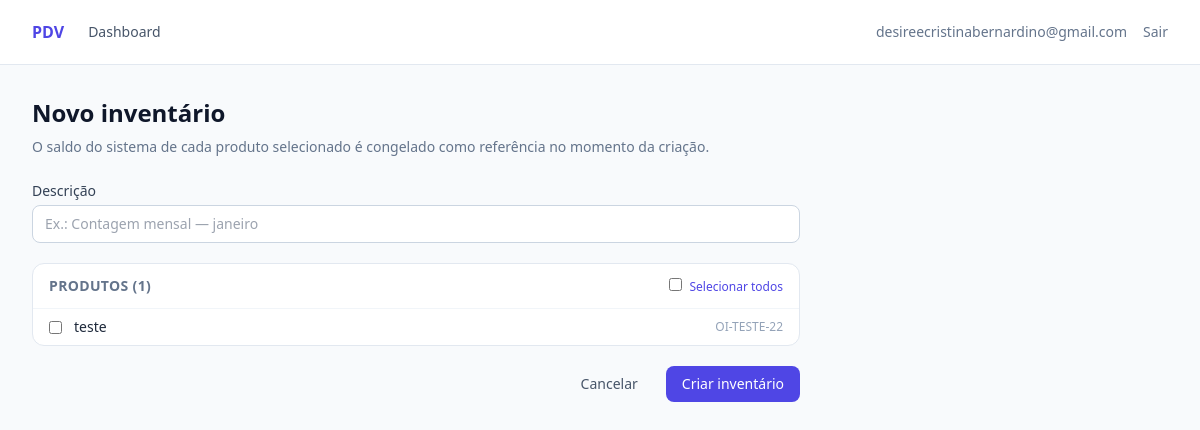
Page /app/estoque/inventarios/novo/ (signed in) on the committed database.
### apps/accounts/models.py (models this page shows, shortened)
class User(AbstractUser):
    uuid = models.UUIDField(default=uuid.uuid4, editable=False, unique=True)
    tenant = models.ForeignKey(
        "companies.Tenant",
        on_delete=models.PROTECT,
        related_name="usuarios",
        null=True,
        blank=True,
        verbose_name="tenant",
        help_text=(
            "Tenant do usuário. Equipe da plataforma não possui tenant "
            "(acesso global via Django Admin)."
        ),
    )
    data_criacao = models.DateTimeField("criado em", auto_now_add=True)
    data_atualizacao = models.DateTimeField("atualizado em", auto_now=True)
    class Meta:
        verbose_name = "usuário"
        verbose_name_plural = "usuários"
        indexes = [
            models.Index(fields=["tenant", "username"]),
        ]
    objects = UserManager()
    def get_tenant(self):
        return self.tenant

### apps/products/models.py (models this page shows, shortened)
class Produto(TenantAwareModel):
    class UnidadeMedida(models.TextChoices):
        UN = "UN", "Unidade"
        KG = "KG", "Quilograma"
        G = "G", "Gramas"
        L = "L", "Litros"
        ML = "ML", "Mililitros"
        CX = "CX", "Caixa"
        PCT = "PCT", "Pacote"
    uuid = models.UUIDField(default=uuid.uuid4, editable=False, unique=True)
    tenant = models.ForeignKey(
        Tenant,
        on_delete=models.PROTECT,
        related_name="produtos",
        verbose_name="tenant",
    )
    nome = models.CharField("nome", max_length=200)
    sku = models.CharField("SKU", max_length=60, blank=True)
    codigo_barras = models.CharField(
        "código de barras",
        max_length=13,
        blank=True,
        help_text=(
            "EAN-13. Códigos gerados pelo sistema usam o prefixo 2 "
            "(faixa interna de uso da loja), não são GTIN registrados."
        ),
    )
    descricao = models.TextField("descrição", blank=True)
    tamanho = models.CharField("tamanho", max_length=50, blank=True)
    unidade_medida = models.CharField(
        "unidade de medida",
        max_length=3,
        choices=UnidadeMedida.choices,
        default=UnidadeMedida.UN,
    )
    categoria = models.ForeignKey(
        Categoria,
        on_delete=models.SET_NULL,
        related_name="produtos",
        null=True,
        blank=True,
        verbose_name="categoria",
    )
    marca = models.ForeignKey(
        Marca,
        on_delete=models.SET_NULL,
        related_name="produtos",
        null=True,
        blank=True,
        verbose_name="marca",
    )
    preco_custo = models.DecimalField(
        "preço de custo",
        max_digits=12,
        decimal_places=2,
        default=ZERO,
        validators=[MinValueValidator(ZERO)],
    )
    preco_venda = models.DecimalField(
        "preço de venda",
        max_digits=12,
        decimal_places=2,
        default=ZERO,
        validators=[MinValueValidator(ZERO)],
    )
    estoque_minimo = models.DecimalField(
        "estoque mínimo",
        max_digits=12,
        decimal_places=3,
        default=ZERO,
        validators=[MinValueValidator(ZERO)],
    )
    estoque_maximo = models.DecimalField(
        "estoque máximo",
        max_digits=12,
        decimal_places=3,
        null=True,
        blank=True,
        validators=[MinValueValidator(ZERO)],
    )
    ativo = models.BooleanField("ativo", default=True, db_index=True)
    observacao = models.TextField("observação", blank=True)
    data_cadastro = models.DateTimeField("criado em", auto_now_add=True)
    data_atualizacao = models.DateTimeField("atualizado em", auto_now=True)
    class Meta:
        verbose_name = "produto"
        verbose_name_plural = "produtos"
        ordering = ["nome"]
        constraints = [
            models.UniqueConstraint(
                fields=["tenant", "sku"],
                condition=~Q(sku=""),
                name="unique_produto_sku_per_tenant",
            ),
            models.UniqueConstraint(
                fields=["tenant", "codigo_barras"],
                condition=~Q(codigo_barras=""),
                name="unique_produto_codigo_barras_per_tenant",
            ),
        ]
        indexes = [
            models.Index(fields=["tenant", "nome"]),
            models.Index(fields=["tenant", "ativo"]),
            models.Index(fields=["tenant", "codigo_barras"]),
        ]

### apps/inventory/views_inventario.py (the view, shortened to what this page needs)
# urls.py: path("inventarios/novo/", views_inventario.novo, name="inventario_novo"),
@login_required
def novo(request):
    tenant = _tenant_atual(request)
    if tenant is None:
        return redirect("inventory:lista")
    produtos = Produto.objects.for_tenant(tenant).filter(ativo=True).order_by("nome")
    paginador = Paginator(produtos, 50)
    pagina = paginador.get_page(request.GET.get("page"))
    return render(
        request,
        "inventory/inventario_novo.html",
        {"pagina": pagina},
    )

### apps/core/tenancy.py (called while the page is built)
    def for_tenant(self, tenant):
        return self.filter(tenant=tenant)

### apps/inventory/views_inventario.py (called while the page is built)
def _tenant_atual(request):
    tenant = request.user.get_tenant()
    if tenant is None:
        messages.info(
            request,
            "Usuário da plataforma não possui tenant para operar inventários.",
        )
    return tenant

### apps/inventory/templates/inventory/inventario_novo.html (shortened to what this page needs)
{% extends "app_base.html" %}
{% block app_content %}
<div class="max-w-3xl">
    <h1 class="text-2xl font-bold text-slate-900 mb-2">Novo inventário</h1>
    <p class="text-sm text-slate-500 mb-6">
        O saldo do sistema de cada produto selecionado é congelado como
        referência no momento da criação.
    </p>
    <form method="post" class="space-y-5">
        <div>
            <label class="block text-sm font-medium text-slate-700 mb-1">Descrição</label>
            <input type="text" name="descricao" required maxlength="200"
                   placeholder="Ex.: Contagem mensal — janeiro"
                   class="w-full rounded-lg border border-slate-300 px-3 py-2 text-sm focus:border-indigo-500 focus:outline-none focus:ring-1 focus:ring-indigo-500">
        </div>
        <div class="bg-white rounded-xl border border-slate-200">
            <div class="px-4 py-3 border-b border-slate-100 flex items-center justify-between">
                <h2 class="text-sm font-semibold uppercase tracking-wide text-slate-500">Produtos ({{ pagina.paginator.count }})</h2>
                <label class="text-xs text-indigo-600 hover:text-indigo-800 cursor-pointer">
                    <input type="checkbox" id="marcar-todos" class="mr-1"> Selecionar todos
                </label>
            </div>
            <ul class="divide-y divide-slate-50 max-h-96 overflow-y-auto text-sm">
                {% for produto in pagina %}
                    <li class="flex items-center gap-3 px-4 py-2 hover:bg-slate-50">
                        <input type="checkbox" name="produtos" value="{{ produto.pk }}" class="produto-check rounded">
                        <span class="flex-1">{{ produto.nome }}</span>
                        <span class="text-xs text-slate-400">{{ produto.sku|default:"—" }}</span>
                    </li>
                {% empty %}
                    <li class="px-4 py-8 text-center text-slate-400">Nenhum produto ativo cadastrado.</li>
                {% endfor %}
            </ul>
        </div>
        <div class="flex items-center justify-end gap-3">
            <a href="{% url 'inventory:inventario_lista' %}" class="rounded-lg px-4 py-2 text-sm text-slate-600 hover:text-slate-900">Cancelar</a>
            <button type="submit" class="rounded-lg bg-indigo-600 px-4 py-2 text-sm font-medium text-white hover:bg-indigo-700">Criar inventário</button>
        </div>
    </form>
</div>
{% endblock %}

### frontend/templates/app_base.html (shortened to what this page needs)
{% extends "base.html" %}
{% block content %}
<header class="bg-white border-b border-slate-200">
    <div class="max-w-7xl mx-auto px-4 sm:px-6 lg:px-8 h-16 flex items-center justify-between gap-4">
        <div class="flex items-center gap-6 overflow-x-auto">
            <a href="/" class="font-bold text-indigo-600 whitespace-nowrap">PDV</a>
            <nav class="flex items-center gap-4 text-sm text-slate-600">
                <a href="{% url 'dashboard' %}" class="hover:text-indigo-600 whitespace-nowrap">Dashboard</a>
            </nav>
        </div>
        <div class="flex items-center gap-4 text-sm">
            <span class="text-slate-500 hidden sm:inline">{{ user.get_full_name|default:user.username }}</span>
            <form method="post" action="{% url 'logout' %}">
                <button type="submit" class="text-slate-500 hover:text-red-600">Sair</button>
            </form>
        </div>
    </div>
</header>
<main class="max-w-7xl mx-auto px-4 sm:px-6 lg:px-8 py-8">
    {% block app_content %}{% endblock %}
</main>
{% endblock %}

### rows in the picture
User: get_full_name "desireecristinabernardino@gmail.com"
Produto: nome "teste", sku "OI-TESTE-22"

### other values in the picture
{{ pagina.paginator.count }} "1"
